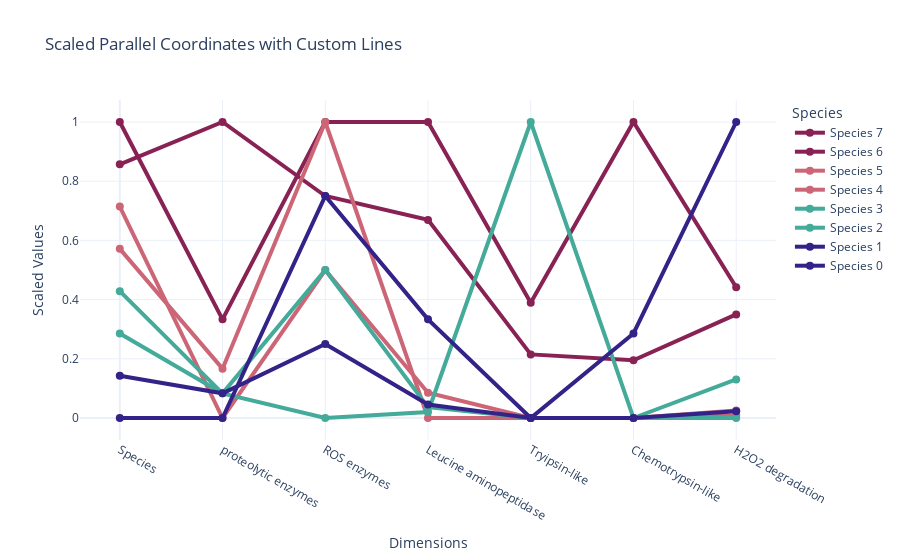

Notebook code for this chart:
### Code cell
x_ticks = list(range(len(exocols)))  # x-axis positions

fig = go.Figure()

for i, row in df_scaled.iterrows():
    y_vals = [row[col] for col in exocols]
    fig.add_trace(go.Scatter(
        x=x_ticks,
        y=y_vals,
        mode='lines+markers',
        line=dict(color=dfshow['color'][i], width=4),  # use original color
        marker=dict(color=dfshow['color'][i], size=8, symbol='circle'),
        name=f"Species {dfshow['species_id'][i]}",
        hovertext=[f"{col}: {dfshow[col][i]:.2f}" for col in cols],  # original values!
        hoverinfo="text"
    ))

fig.update_layout(
    xaxis=dict(
        tickmode='array',
        tickvals=x_ticks,
        ticktext=cols_labels,
        title="Dimensions"
    ),
    yaxis=dict(title="Scaled Values"),
    title="Scaled Parallel Coordinates with Custom Lines",
    template="plotly_white",
    legend_title="Species"
)

fig.show()

### Figure 1 — Plotly figure (JSON) as saved in the notebook; plotly's stock layout.template omitted (floating-point values rounded to 4 significant figures)
{"data": [{"hoverinfo": "text", "hovertext": ["species_id: 7.00", "Predicted extracellular proteolytic enzymes: 10.00", "Predicted extracellular ROS enzymes: 5.00", "Avg Leucine aminopeptidase (fmole product cell-1 h-1): 0.35", "Avg Tryipsin-like (fmole product cell-1 h-1): 0.01", "Avg Chemotrypsin-like activity (fmole product cell-1 h-1): 0.03", "Avg H2O2 degradation rate (fmoles cell-1 h-1): 0.07"], "line": {"color": "#882255", "width": 4}, "marker": {"color": "#882255", "size": 8, "symbol": "circle"}, "mode": "lines+markers", "name": "Species 7", "type": "scatter", "x": [0, 1, 2, 3, 4, 5, 6], "y": [1, 0.3333, 1, 1, 0.3894, 1, 0.4415]}, {"hoverinfo": "text", "hovertext": ["species_id: 6.00", "Predicted extracellular proteolytic enzymes: 18.00", "Predicted extracellular ROS enzymes: 4.00", "Avg Leucine aminopeptidase (fmole product cell-1 h-1): 0.24", "Avg Tryipsin-like (fmole product cell-1 h-1): 0.01", "Avg Chemotrypsin-like activity (fmole product cell-1 h-1): 0.01", "Avg H2O2 degradation rate (fmoles cell-1 h-1): 0.06"], "line": {"color": "#882255", "width": 4}, "marker": {"color": "#882255", "size": 8, "symbol": "circle"}, "mode": "lines+markers", "name": "Species 6", "type": "scatter", "x": [0, 1, 2, 3, 4, 5, 6], "y": [0.8571, 1, 0.75, 0.6693, 0.2149, 0.1948, 0.35]}, {"hoverinfo": "text", "hovertext": ["species_id: 5.00", "Predicted extracellular proteolytic enzymes: 6.00", "Predicted extracellular ROS enzymes: 3.00", "Avg Leucine aminopeptidase (fmole product cell-1 h-1): 0.03", "Avg Tryipsin-like (fmole product cell-1 h-1): 0.00", "Avg Chemotrypsin-like activity (fmole product cell-1 h-1): 0.00", "Avg H2O2 degradation rate (fmoles cell-1 h-1): 0.01"], "line": {"color": "#CC6677", "width": 4}, "marker": {"color": "#CC6677", "size": 8, "symbol": "circle"}, "mode": "lines+markers", "name": "Species 5", "type": "scatter", "x": [0, 1, 2, 3, 4, 5, 6], "y": [0.7143, 0, 0.5, 0.08542, 0, 0, 0.02497]}, {"hoverinfo": "text", "hovertext": ["species_id: 4.00", "Predicted extracellular proteolytic enzymes: 8.00", "Predicted extracellular ROS enzymes: 5.00", "Avg Leucine aminopeptidase (fmole product cell-1 h-1): 0.00", "Avg Tryipsin-like (fmole product cell-1 h-1): 0.00", "Avg Chemotrypsin-like activity (fmole product cell-1 h-1): 0.00", "Avg H2O2 degradation rate (fmoles cell-1 h-1): 0.01"], "line": {"color": "#CC6677", "width": 4}, "marker": {"color": "#CC6677", "size": 8, "symbol": "circle"}, "mode": "lines+markers", "name": "Species 4", "type": "scatter", "x": [0, 1, 2, 3, 4, 5, 6], "y": [0.5714, 0.1667, 1, 0, 0, 0, 0.008381]}, {"hoverinfo": "text", "hovertext": ["species_id: 3.00", "Predicted extracellular proteolytic enzymes: 7.00", "Predicted extracellular ROS enzymes: 1.00", "Avg Leucine aminopeptidase (fmole product cell-1 h-1): 0.01", "Avg Tryipsin-like (fmole product cell-1 h-1): 0.03", "Avg Chemotrypsin-like activity (fmole product cell-1 h-1): 0.00", "Avg H2O2 degradation rate (fmoles cell-1 h-1): 0.03"], "line": {"color": "#44AA99", "width": 4}, "marker": {"color": "#44AA99", "size": 8, "symbol": "circle"}, "mode": "lines+markers", "name": "Species 3", "type": "scatter", "x": [0, 1, 2, 3, 4, 5, 6], "y": [0.4286, 0.08333, 0, 0.02017, 1, 0, 0.1304]}, {"hoverinfo": "text", "hovertext": ["species_id: 2.00", "Predicted extracellular proteolytic enzymes: 7.00", "Predicted extracellular ROS enzymes: 3.00", "Avg Leucine aminopeptidase (fmole product cell-1 h-1): 0.01", "Avg Tryipsin-like (fmole product cell-1 h-1): 0.00", "Avg Chemotrypsin-like activity (fmole product cell-1 h-1): 0.00", "Avg H2O2 degradation rate (fmoles cell-1 h-1): 0.01"], "line": {"color": "#44AA99", "width": 4}, "marker": {"color": "#44AA99", "size": 8, "symbol": "circle"}, "mode": "lines+markers", "name": "Species 2", "type": "scatter", "x": [0, 1, 2, 3, 4, 5, 6], "y": [0.2857, 0.08333, 0.5, 0.03675, 0, 0, 0]}, {"hoverinfo": "text", "hovertext": ["species_id: 1.00", "Predicted extracellular proteolytic enzymes: 7.00", "Predicted extracellular ROS enzymes: 2.00", "Avg Leucine aminopeptidase (fmole product cell-1 h-1): 0.02", "Avg Tryipsin-like (fmole product cell-1 h-1): 0.00", "Avg Chemotrypsin-like activity (fmole product cell-1 h-1): 0.00", "Avg H2O2 degradation rate (fmoles cell-1 h-1): 0.01"], "line": {"color": "#332288", "width": 4}, "marker": {"color": "#332288", "size": 8, "symbol": "circle"}, "mode": "lines+markers", "name": "Species 1", "type": "scatter", "x": [0, 1, 2, 3, 4, 5, 6], "y": [0.1429, 0.08333, 0.25, 0.04552, 0, 0, 0.02301]}, {"hoverinfo": "text", "hovertext": ["species_id: 0.00", "Predicted extracellular proteolytic enzymes: 6.00", "Predicted extracellular ROS enzymes: 4.00", "Avg Leucine aminopeptidase (fmole product cell-1 h-1): 0.12", "Avg Tryipsin-like (fmole product cell-1 h-1): 0.00", "Avg Chemotrypsin-like activity (fmole product cell-1 h-1): 0.01", "Avg H2O2 degradation rate (fmoles cell-1 h-1): 0.16"], "line": {"color": "#332288", "width": 4}, "marker": {"color": "#332288", "size": 8, "symbol": "circle"}, "mode": "lines+markers", "name": "Species 0", "type": "scatter", "x": [0, 1, 2, 3, 4, 5, 6], "y": [0, 0, 0.75, 0.3332, 0, 0.2855, 1]}], "layout": {"autosize": true, "legend": {"title": {"text": "Species"}}, "title": {"text": "Scaled Parallel Coordinates with Custom Lines"}, "xaxis": {"autorange": true, "range": [-0.3749, 6.375], "tickmode": "array", "ticktext": ["Species", "proteolytic enzymes", "ROS enzymes", "Leucine aminopeptidase", "Tryipsin-like", "Chemotrypsin-like", "H2O2 degradation"], "tickvals": [0, 1, 2, 3, 4, 5, 6], "title": {"text": "Dimensions"}, "type": "linear"}, "yaxis": {"autorange": true, "range": [-0.09211, 1.092], "title": {"text": "Scaled Values"}, "type": "linear"}}}
